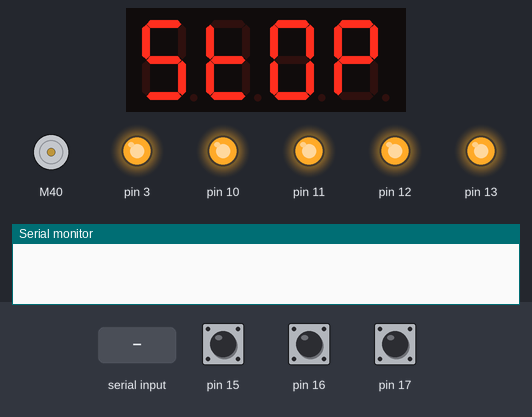
Bench run of a sketch on a simulated Arduino Uno, built with avr-gcc and run on an emulated ATmega328P. On the bench: 4-digit seven-segment display, DC motor (green arrow = forward, orange = backward, longer = faster), output pins drawn as LEDs (lit = HIGH), the last lines printed to the serial monitor. The inputs (shaded band) are chosen by the test bench; at power-on: pin 15 HIGH, pin 16 HIGH, pin 17 HIGH.

Above: at 5.2 s.
5.3 s: "F;" received over Serial
At 5.9 s:
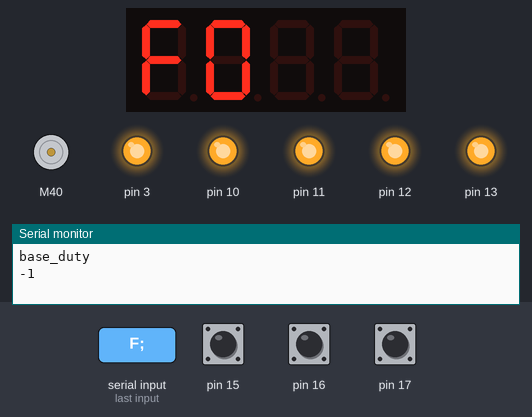
6.8 s: "B;" received over Serial
At 8.1 s:
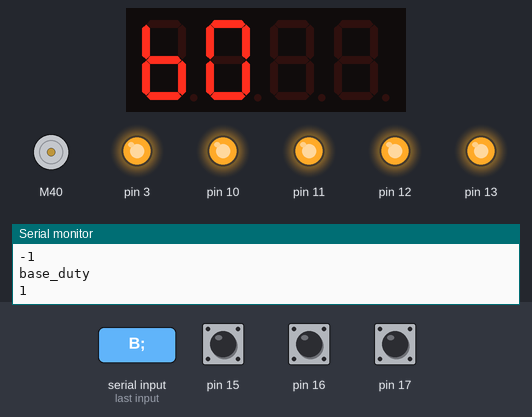
8.4 s: "S;" received over Serial
At 8.5 s:
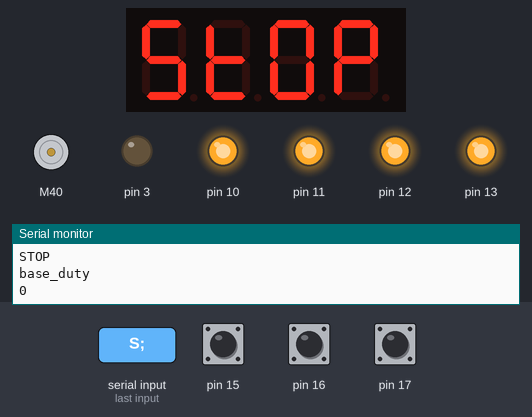
Timing chart, 0 to 11.4 s (numbered marks = the images above; inputs shaded):
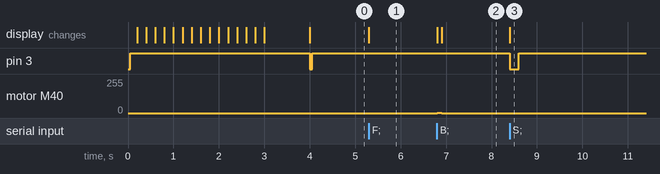

Measured:
- after the input at 5.3 s, the display: changes at once (image 1)
- after the input at 6.8 s, motor M40: stopped → forward 1/255 at once, → stopped 0.10 s later; the display: first changes at once (image 2 shows a later state)
- after the input at 8.4 s, pin 3: HIGH → LOW at once, → HIGH 0.20 s later; the display: changes at once (image 3)

The sketch:

N_cont_beep_display.ino
```cpp
#include <L298N.h>
#include <TimerOne.h>
#include <Wire.h>
#include <MultiFuncShield.h>

//pin definition
#define ENA 44
#define IN1 40
#define IN2 42

int base_duty;

//create a motor instance
L298N motor(ENA, IN1, IN2);

void setup() {
  Timer1.initialize();
  MFS.initialize(&Timer1); // initialize multi-function shield library
  MFS.beep(5,5,1,1,10);
  char title[]="   N-Controller    ";
  char t[5];
   for (int i=0; i <= 19; i++){
      strncpy( t, title + i, 4 ); //titleの先頭+iの位置から4文字をtにコピー
      t[5] = '\0';            //取り出した文字数分の最後に'\0'を入れる
      MFS.write(t);
      delay(200);
   }
  Serial.begin(9600);
  MFS.beep(5,5,1,1,10);
  MFS.write("STOP");
  base_duty = 0;
}

void loop(){

  if(Serial.available() > 0){
    String str = Serial.readStringUntil(';');

    if(str.substring(0,1) == "F"){
      String arg1 = str.substring(1,4);
      int duty = arg1.toInt();
      String direction ="F";
      if(duty > base_duty){
        base_duty = notch_up(direction, duty, base_duty);
      }else
        base_duty = notch_down(direction, duty, base_duty);
    }

    if(str.substring(0,1) == "B"){
      String arg1 = str.substring(1,4);
      int duty = arg1.toInt();
      String direction ="B";
      if(duty < base_duty){
        base_duty = notch_down(direction, duty, base_duty);
      }else
        base_duty = notch_up(direction, duty, base_duty);
    }

    if(str.substring(0,1) == "S"){
      Serial.println("STOP");
      base_duty = notch_stop();
      MFS.beep();
      MFS.write("STOP");
    }
  }
}

int notch_up(String direction, int duty, int base_duty){
   //Serial.println("Up to duty");
   //Serial.println(duty);
   //Serial.println("-----");
   for (base_duty; base_duty <= duty; base_duty++){
        motor.setSpeed(base_duty);

        String temp = direction + String(base_duty);
        if(direction == "F"){
          motor.forward();
        }else{
          motor.backward();
        }
        //Serial.println(temp);
        char buf[5];
        temp.toCharArray(buf, 5);
        MFS.write(buf);
        delay(100);
   }
    Serial.println("base_duty");
    Serial.println(base_duty);
    return base_duty;
}

int notch_down(String direction, int duty, int base_duty){
   //Serial.println("Down to duty");
   //Serial.println(duty);
   //Serial.println("-----");
   for (base_duty; base_duty >= duty; base_duty--){
        motor.setSpeed(base_duty);
        String temp = direction + String(base_duty);
        if(direction == "F"){
          motor.forward();
        }else{
          motor.backward();
        }
        //Serial.println(temp);
        char buf[5];
        temp.toCharArray(buf, 5);
        MFS.write(buf);
        delay(100);
   }
    Serial.println("base_duty");
    Serial.println(base_duty);
    return base_duty;
}
int notch_stop(){
  motor.stop();
  base_duty = 0;
  Serial.println("base_duty");
  Serial.println(base_duty);
  return base_duty;
}
```
